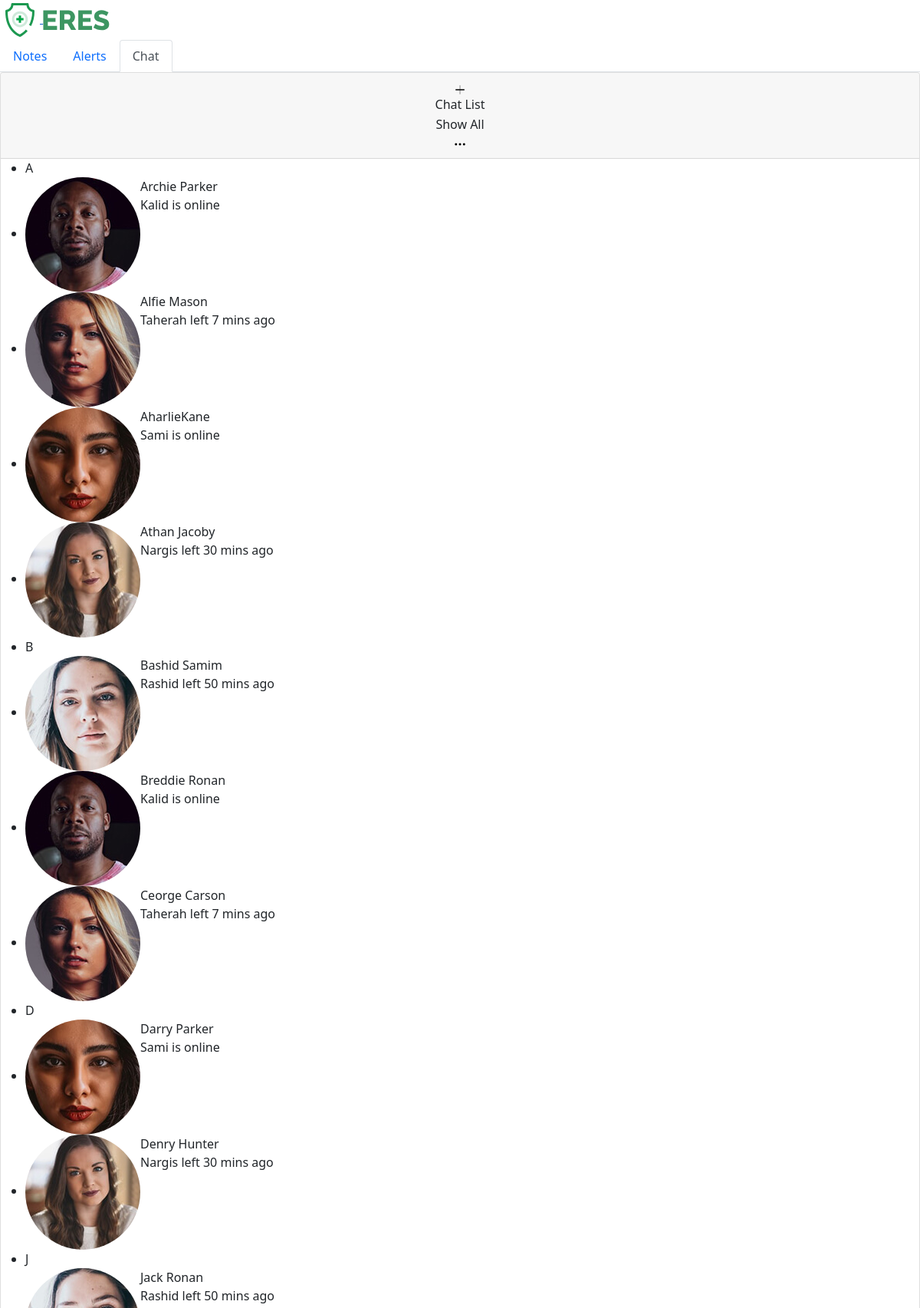
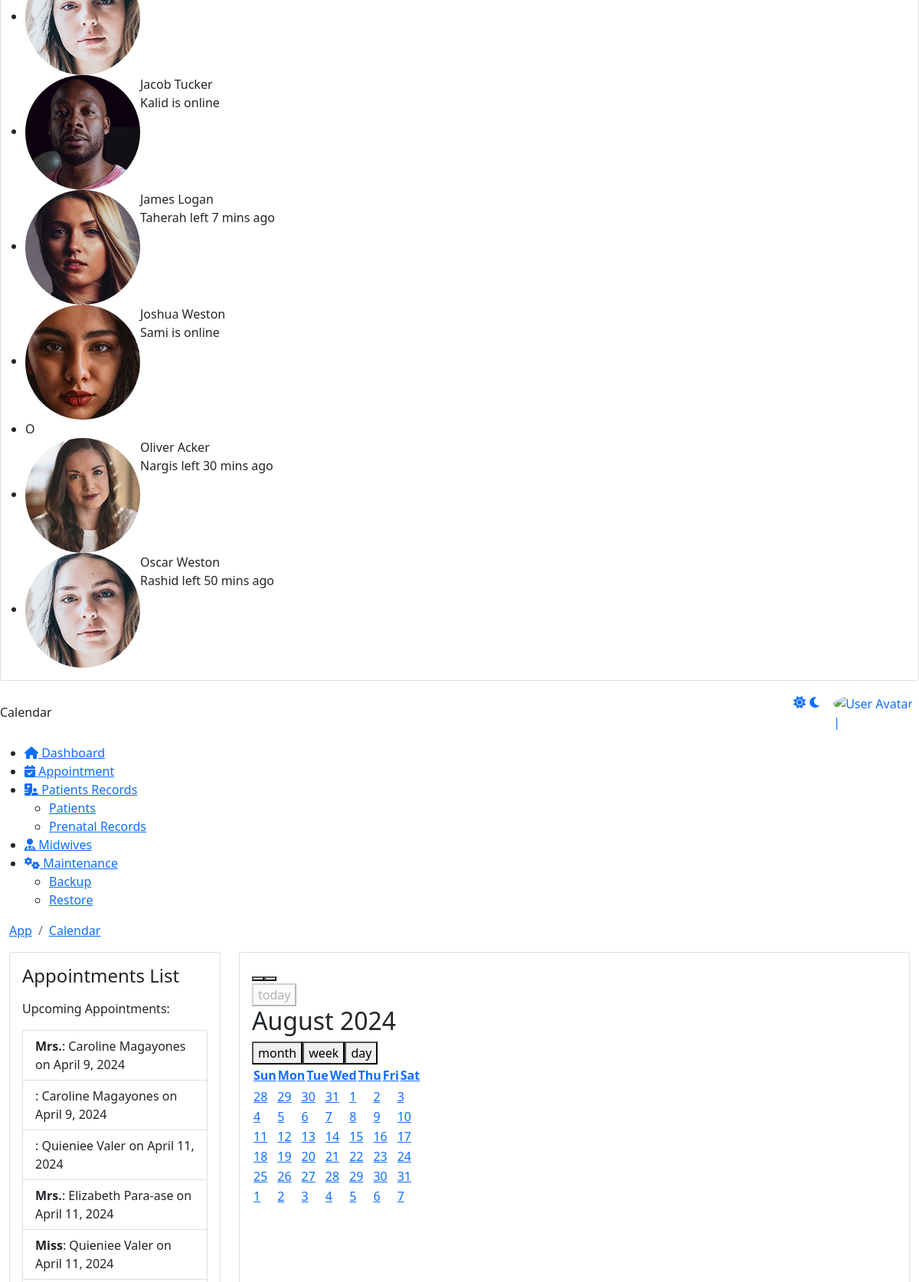
Page /admin/app_calendar.php (upper part) on the committed database (2 pictures, top to bottom).
### tables this page shows
CREATE TABLE `appointments` (
  `A_Id` int(11) NOT NULL AUTO_INCREMENT,
  `Title` varchar(10) NOT NULL,
  `FirstName` varchar(50) NOT NULL,
  `LastName` varchar(50) NOT NULL,
  `DateOfAppointment` date NOT NULL,
  `StartTime` time NOT NULL,
  `EndTime` time NOT NULL,
  `Address` varchar(100) NOT NULL,
  `Mobile` varchar(15) NOT NULL,
  `Consult_Doc` varchar(50) NOT NULL,
  `Email` varchar(100) NOT NULL,
  `Conditions` text NOT NULL,
  `Note` text NOT NULL,
  `Accepted` int(11) DEFAULT 2,
  PRIMARY KEY (`A_Id`)
);

### admin/app_calendar.php (the view, shortened to what this page needs)
<!DOCTYPE html>
<html lang="en">
    <head>
		 <link href="https://eres.dexignzone.com/codeigniter/demo/public/assets/vendor/fullcalendar/css/main.min.css" rel="stylesheet" type="text/css"/>
		 <link href="https://eres.dexignzone.com/codeigniter/demo/public/assets/vendor/bootstrap-select/dist/css/bootstrap-select.min.css" rel="stylesheet" type="text/css"/>
    <link class="main-css" href="https://eres.dexignzone.com/codeigniter/demo/public/assets/css/style.css" rel="stylesheet" type="text/css"/>
	<link rel="stylesheet" href="https://cdnjs.cloudflare.com/ajax/libs/font-awesome/6.5.1/css/all.min.css" />
</head>
<body>
    <div id="main-wrapper">
<?php
include './template/header.php';
?>
<?php
include './template/chatbot.php';
?>
<div class="header">
	<div class="header-content">
		<nav class="navbar navbar-expand">
			<div class="collapse navbar-collapse justify-content-between">
				<div class="header-left">
					<div class="dashboard_bar">
					Calendar				</div>
				</div>
				<?php
				include './template/header2.php';
				?>
			</div>
		</nav>
	</div>
</div>
<?php
include './template/sidebar.php';
?>
<div class="content-body">
    <div class="container-fluid">
        <div class="page-titles">
        <ol class="breadcrumb">
            <li class="breadcrumb-item"><a href="javascript:void(0)">App</a></li>
            <li class="breadcrumb-item active"><a href="javascript:void(0)">Calendar</a></li>
        </ol>
        </div>
        <div class="row">
    <div class="col-xl-3 col-xxl-4">
        <div class="card">
            <div class="card-body">
                <h4 class="card-intro-title">Appointments List</h4>
                <div class="">
                    <div id="appointments-list" class="my-3">
                        <p>Upcoming Appointments:</p>
                        <?php
                        include_once './connection/conn.php';
                        $sql = "SELECT A_Id, Title, CONCAT(FirstName, ' ', LastName) AS name, DateOfAppointment FROM appointments ORDER BY DateOfAppointment";
                        $result = $conn->query($sql);
                        if ($result->num_rows > 0) {
                            echo '<ul class="list-group">';
                            while ($row = $result->fetch_assoc()) {
                                $date = new DateTime($row['DateOfAppointment']);
                                echo '<li class="list-group-item">';
                                echo '<strong>' . htmlspecialchars($row['Title']) . '</strong>: ' . htmlspecialchars($row['name']) . ' on ' . $date->format('F j, Y');
                                echo '</li>';
                            }
                            echo '</ul>';
                        } else {
                            echo '<p>No appointments found.</p>';
                        }
                        ?>
                    </div>
                </div>
            </div>
        </div>
    </div>
    <div class="col-xl-9 col-xxl-8">
        <div class="card">
            <div class="card-body">
                <div id="calendar" class="app-fullcalendar"></div>
            </div>
        </div>
    </div>
</div>
	</div>
</body>
</html>

### rows in the picture
appointments: Title "Mrs.", name "Caroline Magayones", DateOfAppointment "April 9, 2024"
appointments: name "Caroline Magayones", DateOfAppointment "April 9, 2024"
appointments: name "Quieniee Valer", DateOfAppointment "April 11, 2024"
appointments: Title "Mrs.", name "Elizabeth Para-ase", DateOfAppointment "April 11, 2024"
appointments: Title "Miss", name "Quieniee Valer", DateOfAppointment "April 11, 2024"
